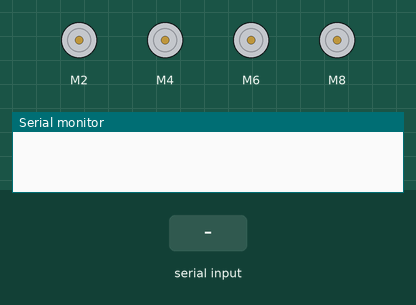
This sketch was run on a simulated Arduino Uno, built with avr-gcc and run on an emulated ATmega328P. Parts: 4 × DC motor (green arrow = forward, orange = backward, longer = faster), the last lines printed to the serial monitor. The test bench sets the inputs (shaded band).

Above: at 1.2 s.
1.3 s: "w" received over Serial
At 1.4 s:
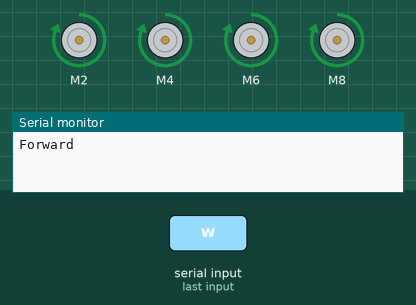
3.0 s: "s" received over Serial
At 3.1 s:
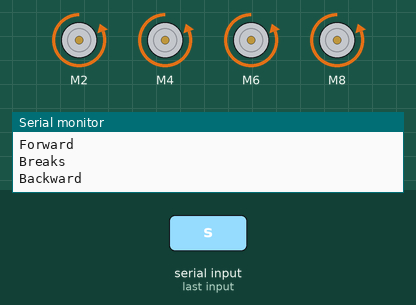
4.7 s: "d" received over Serial
At 5.0 s:
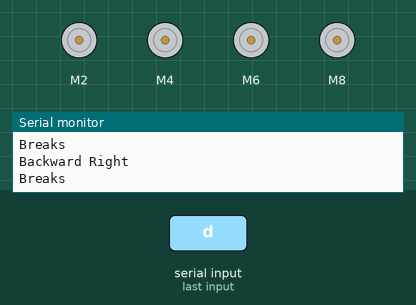
6.2 s: "a" received over Serial
At 7.3 s:
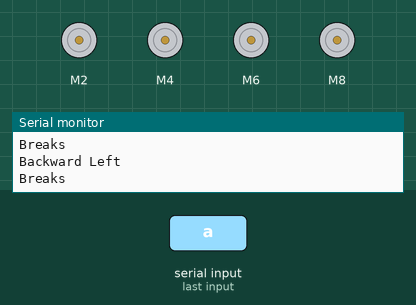
7.7 s: "p" received over Serial
At 8.5 s:
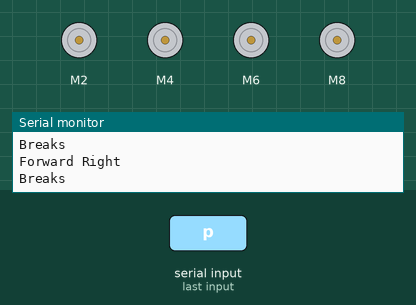
9.2 s: "i" received over Serial
At 9.6 s:
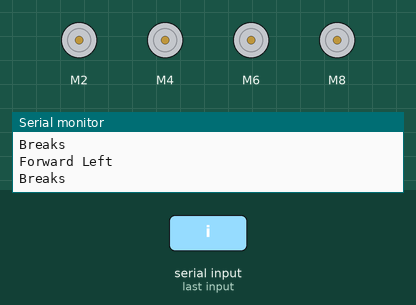
Timing chart, 0 to 11.7 s (numbered marks = the images above; inputs shaded):
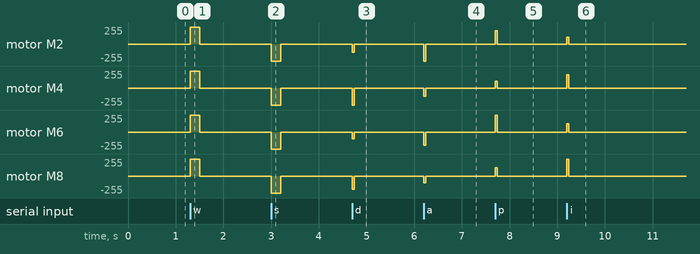

The sketch:

new_bot_3.ino
```cpp
 #include "CytronMotorDriver.h"


// Configure the motor driver.
CytronMD motor1(PWM_PWM, 2, 3);  // PWM 1A = Pin 2, PWM 1B = Pin 3.
CytronMD motor2(PWM_PWM, 4, 5);  // PWM 2A = Pin 4, PWM 2B = Pin 5.
CytronMD motor3(PWM_PWM, 6, 7);  // PWM 3A = Pin 6, PWM 3B = Pin 7.
CytronMD motor4(PWM_PWM, 8, 9);  // PWM 4A = Pin 8, PWM 4B = Pin 9.

//const int s4 = 28 ;
//const int s3 = 26 ;
//const int s2 = 24 ;
//const int s1 = 22 ;

int inp;

// The setup routine runs once when you press reset.
void setup()
{
  Serial.begin(9600);
 motor1.setSpeed(0);
 motor2.setSpeed(0);
 motor3.setSpeed(0);
 motor4.setSpeed(0);
 //pinMode(s4, INPUT);
 //pinMode(s3, INPUT);
 //pinMode(s2, INPUT);
 //pinMode(s1, INPUT);
}


void backward()
{
  Serial.println("Backward\n");
  motor1.setSpeed(-255);
  motor2.setSpeed(-255);
  motor3.setSpeed(-255);
  motor4.setSpeed(-255);
}
void right()
{
  Serial.println("Right \n");
  motor1.setSpeed(255);
  motor2.setSpeed(-255);
  motor3.setSpeed(255);
  motor4.setSpeed(-255);
}
void left()
{
  Serial.println("Left\n");
  motor1.setSpeed(-255);
  motor2.setSpeed(255);
  motor3.setSpeed(-255);
  motor4.setSpeed(255);
}
void forward()
{
  Serial.println("Forward\n");
  motor1.setSpeed(255);
  motor2.setSpeed(255);
  motor3.setSpeed(255);
  motor4.setSpeed(255);
}
void forwardleft()
{
  Serial.println("Forward Left\n");
  motor1.setSpeed(100);
  motor2.setSpeed(200);
  motor3.setSpeed(125);
  motor4.setSpeed(255);
}
void forwardright()
{
  Serial.print("Forward Right\n");
  motor1.setSpeed(200);
  motor2.setSpeed(100);
  motor3.setSpeed(255);
  motor4.setSpeed(125);
}
void backwardleft()
{
  Serial.println("Backward Left\n");
  motor4.setSpeed(-100);
  motor3.setSpeed(-200);
  motor2.setSpeed(-125);
  motor1.setSpeed(-255);
}
void backwardright()
{
  Serial.print("Backward Right\n");
  motor4.setSpeed(-200);
  motor3.setSpeed(-100);
  motor2.setSpeed(-255);
  motor1.setSpeed(-125);
}
void Breaks()
{
  Serial.print("Breaks\n");
  motor1.setSpeed(0);
  motor2.setSpeed(0);
  motor3.setSpeed(0);
  motor4.setSpeed(0);
}
/*void loop()
{
  if(digitalRead(s4)==LOW)
  {
    Breaks();
  }
  else
  {
    if(digitalRead(s3)==HIGH)
    {
      if(digitalRead(s2)==HIGH)
      {
       if(digitalRead(s1)==HIGH)
        forward();
       else
        backward();
      }
      else
      {
        if(digitalRead(s1)==HIGH)
          right();
        else
          left();
      }
    }
    else
    {
      if((digitalRead(s2)==HIGH)&&(digitalRead(s1)==HIGH))
        forwardright();
      else if((digitalRead(s2)==HIGH)&&(digitalRead(s1)==LOW))
        forwardleft();
      else if((digitalRead(s2)==LOW)&&(digitalRead(s1)==HIGH))
        backwardright();
      else
        backwardleft();
    }
  }
}
*/
void loop()
{
  if(Serial.available() > 0)
  {
    inp = Serial.read();

    switch(inp)
    {
      case 'w' :
                  forward();
                  delay(200);
                  Breaks();
                  break;
      case 's' :
                  backward();
                  delay(200);
                  Breaks();
                  break;
      case 'd' :
                  backwardright();
                  delay(40);
                  Breaks();
                  break;
      case 'a' :
                  backwardleft();
                  delay(40);
                  Breaks();
                  break;
      case 'p' :
                  forwardright();
                  delay(40);
                  Breaks();
                  break;
      case 'i' :
                  forwardleft();
                  delay(40);
                  Breaks();
                  break;
      case 'l' :
                  backwardright();
                  delay(40);
                  Breaks();
                  break;
      case 'k' :
                  backwardleft();
                  delay(40);
                  Breaks();
                  break;
      case 'b' :
      default :
                  Breaks();
    }
  }
}
```

Measured:
- after the input at 1.3 s, motor M2, motor M4, motor M6, motor M8: stopped → forward 255/255 at once, → stopped 0.20 s later
- after the input at 3.0 s, motor M2, motor M4, motor M6, motor M8: stopped → backward 255/255 at once, → stopped 0.20 s later
- after the input at 4.7 s, motor M2: stopped → backward 125/255 at once, → stopped 0.04 s later; motor M4: stopped → backward 255/255 at once, → stopped 0.04 s later; motor M6: stopped → backward 100/255 at once, → stopped 0.04 s later; motor M8: stopped → backward 200/255 at once, → stopped 0.04 s later
- after the input at 6.2 s, motor M2: stopped → backward 255/255 at once, → stopped 0.04 s later; motor M4: stopped → backward 125/255 at once, → stopped 0.04 s later; motor M6: stopped → backward 200/255 at once, → stopped 0.04 s later; motor M8: stopped → backward 100/255 at once, → stopped 0.04 s later
- after the input at 7.7 s, motor M2: stopped → forward 200/255 at once, → stopped 0.04 s later; motor M4: stopped → forward 100/255 at once, → stopped 0.04 s later; motor M6: stopped → forward 255/255 at once, → stopped 0.04 s later; motor M8: stopped → forward 125/255 at once, → stopped 0.04 s later
- after the input at 9.2 s, motor M2: stopped → forward 100/255 at once, → stopped 0.04 s later; motor M4: stopped → forward 200/255 at once, → stopped 0.04 s later; motor M6: stopped → forward 125/255 at once, → stopped 0.04 s later; motor M8: stopped → forward 255/255 at once, → stopped 0.04 s later
